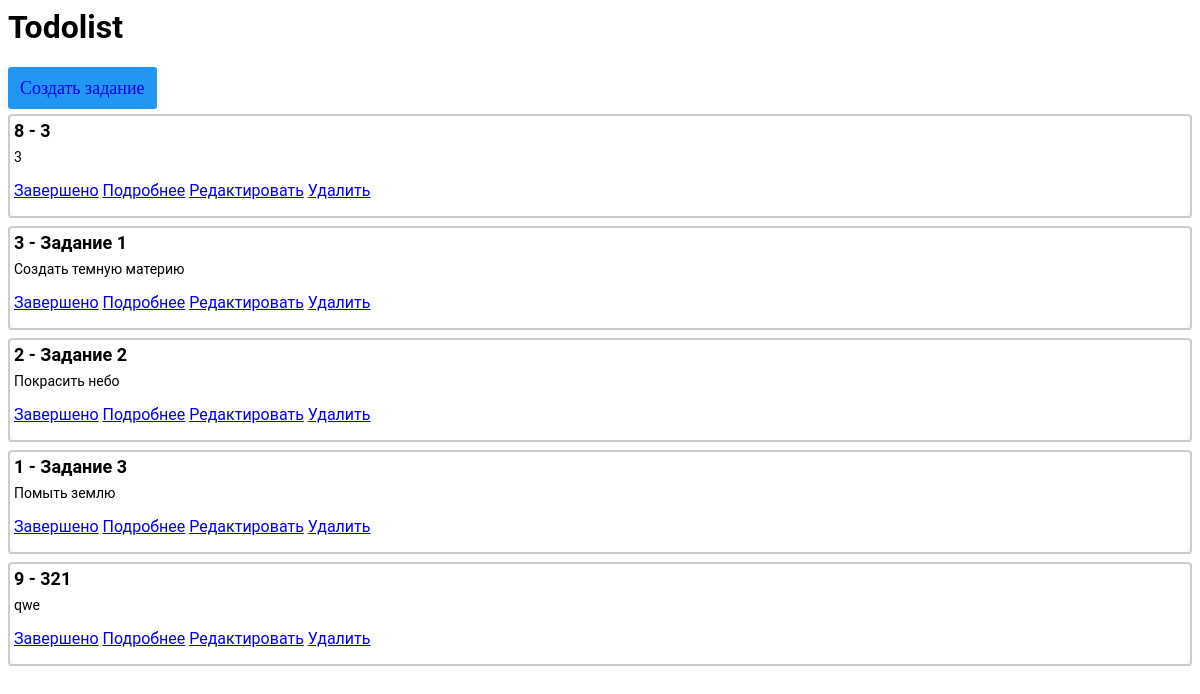
The page / on the database its author committed.
### todolist/models.py (models this page shows, shortened)
class Quest(models.Model):
    title = models.CharField(max_length=150)
    description = models.CharField(max_length=500)
    pub_date = models.DateTimeField(auto_now=True)
    is_active = models.BooleanField(default=False)
    class Meta:
        verbose_name = 'Задание'
        verbose_name_plural = 'Задания'

### todolist/views.py (the view)
# urls.py: path("", views.QuestListView.as_view(), name='index'),
class QuestListView(generic.ListView):
    context_object_name = 'latest_quest_list'
    def get_queryset(self):
        return Quest.objects.order_by("-pub_date")[:5]

### todolist/templates/todolist/quest_list.html
{% extends 'todolist/base.html' %}
{% block content %}
    <a class="btn" href="{% url 'todolist:create' %}">Создать задание</a>
{% if latest_quest_list %}
    {% for quest in latest_quest_list%}
        <div class="card">
            <div class="col-6">
                <div class="row">
                    <div class="card-title"> {{ quest.id }} - {{ quest.title }}</div>
                    <div class="card-desc"> {{ quest.description }}</div>
                    {% if not quest.is_active %}
                    <a href="{% url 'todolist:quest_activity' quest.id %}" >Не завершено</a>
                    {% else %}
                    <a href="{% url 'todolist:quest_activity' quest.id %}">Завершено</a>
                    {% endif %}
                    <a href="{% url 'todolist:detail' quest.id %}">Подробнее</a>
                    <a href="{% url 'todolist:update' quest.id %}">Редактировать</a>
                    <a href="{% url 'todolist:delete' quest.id %}">Удалить</a>
                </div>
            </div>
        </div>
    {% endfor %}
{% endif %}
{% endblock %}

### todolist/static/css/style.css (style rules this page uses)
a.btn { display: inline-block; background: #2196f3; color: #qqq; padding: 12px; border-radius: 3px; text-decoration: none; font-family: Tahoma; font-size: 18px; line-height: 1; font-weight: 100; margin-bottom: 5px; }
.card { display: flex; flex-direction: column; align-items: left; border: 2px solid #ccc; padding: 4px; border-radius: 4px; margin-bottom: 8px; }
.card-title { font-size: 18px; font-weight: bold; margin-bottom: 8px; }
.card-desc { font-size: 14px; margin-bottom: 16px; }
.row { height: 80px; width: 500px; margin-bottom: 12px; }

### rows shown on the page
Quest: id "8", title "3", description "3", is_active "Завершено"
Quest: id "3", title "Задание 1", description "Создать темную материю", is_active "Завершено"
Quest: id "2", title "Задание 2", description "Покрасить небо", is_active "Завершено"
Quest: id "1", title "Задание 3", description "Помыть землю", is_active "Завершено"
Quest: id "9", title "321", description "qwe", is_active "Завершено"
